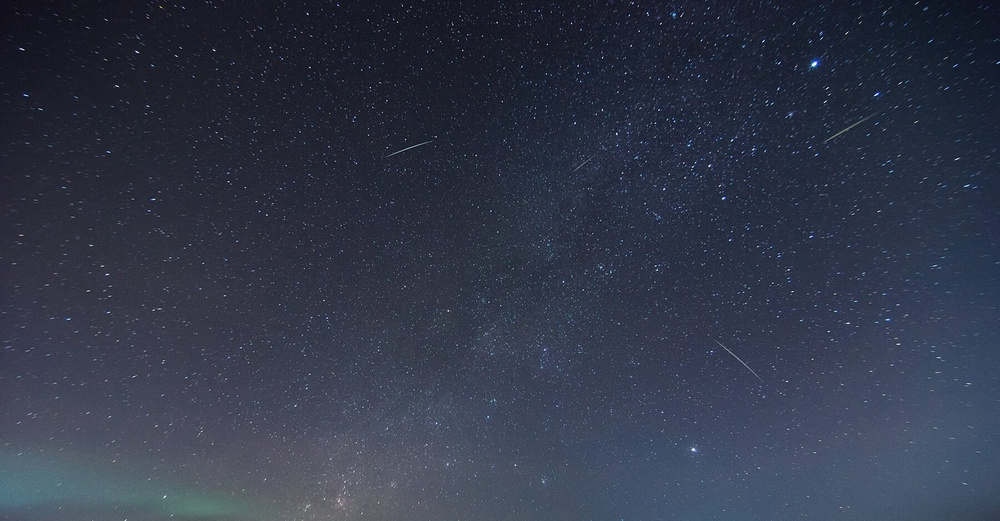
%> input picture meteor.jpg, 1000 x 521 px, shrunk from 1800 x 938 before the run
$ octave Meteor.m   (GNU Octave 9; MATLAB toolbox functions it lacks are replaced by stand-ins)
%> lines starting %> are read from the running program, lines starting %| are printed output that depends on the picture; in (x1, y1, x2, y2) boxes, pixels count from 0 and x2, y2 are one past the last pixel; in counts of white or black regions, pixels touching at a corner belong together; the program's own positions count from 1
clc
clear all
RGB = imread('Meteor.jpg');
%> RGB is the input picture: size 521x1000x3 uint8; mean R, G, B 49.2, 55.5, 73
gray_image = rgb2gray(RGB)
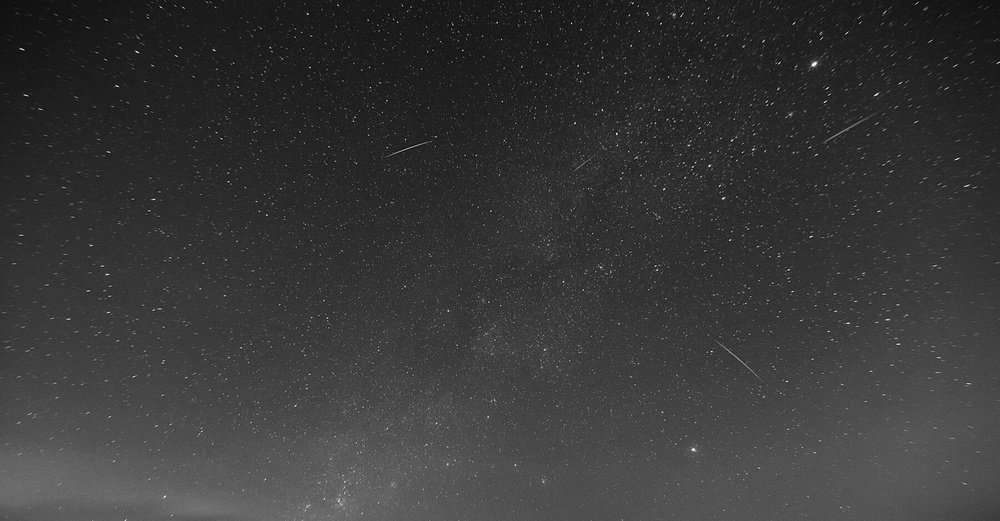
%> gray_image: size 521x1000 uint8; min 1, max 250, mean 55.6
binary_image = im2bw(gray_image)
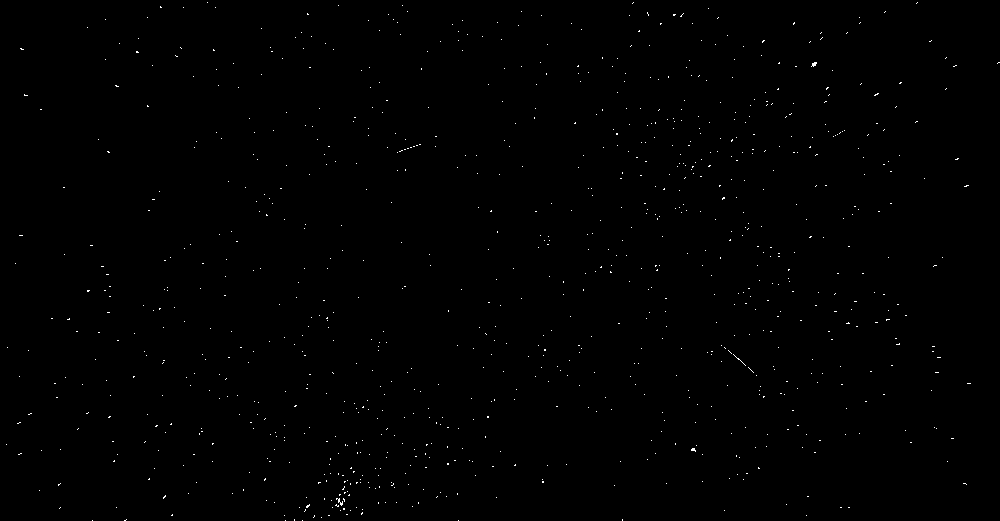
%> binary_image: size 521x1000 logical; 0.29% white in thin lines or dots

figure(1)
subplot(3,2,1); imshow(RGB); title('RGB Image');
subplot(3,2,2); imshow(gray_image); title('Grayscale Image');
subplot(3,2,3); imshow(binary_image); title('Binary Image');

rotI = imrotate(binary_image,10,'crop')
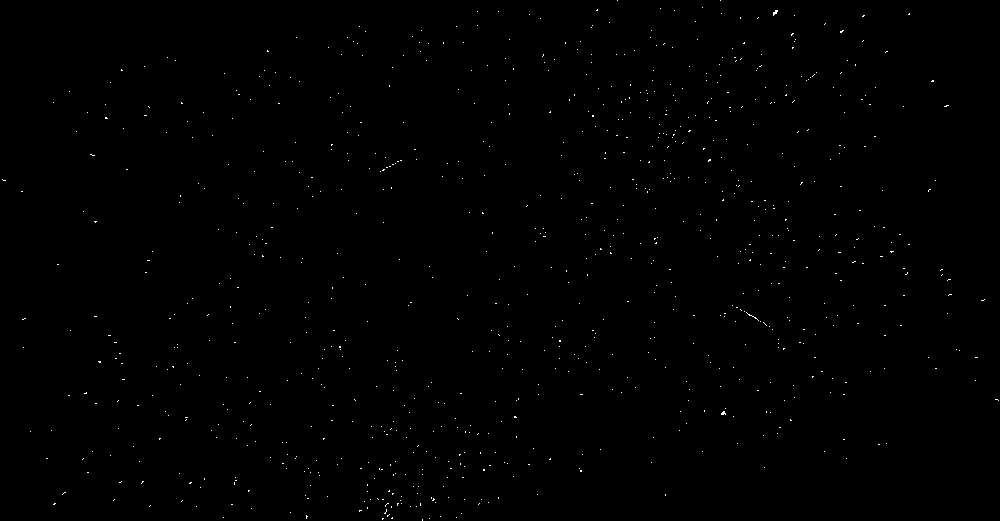
%> rotI: size 521x1000 logical; 0.26% white in thin lines or dots
subplot(3,2,4); imshow(rotI); title('Rotated by 2 degrees')

image_smoothing = medfilt2(binary_image)
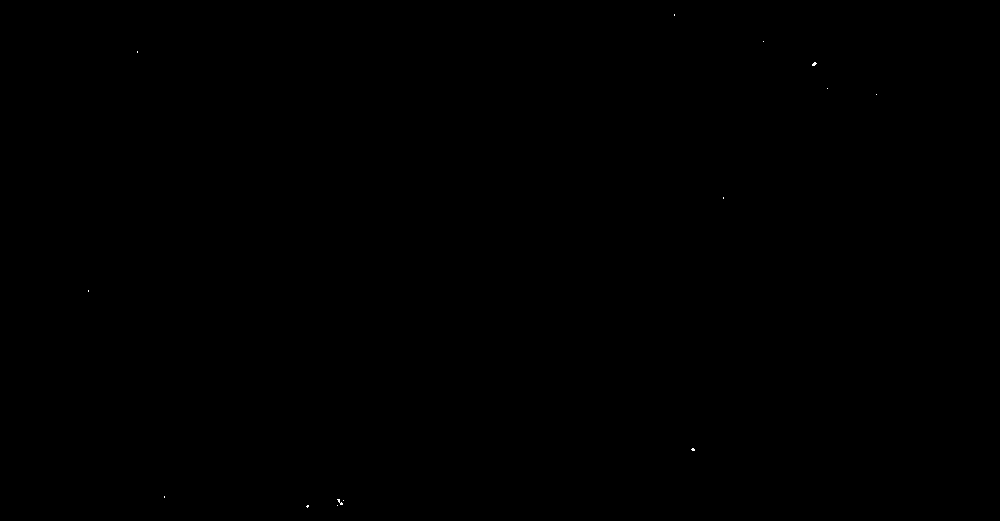
%> image_smoothing: size 521x1000 logical; 0.01% white in thin lines or dots, all inside (x1, y1, x2, y2) = (88, 14, 877, 508)
subplot(3,2,5); imshow(image_smoothing); title('Smoothened Image')

BW =edge(rotI)
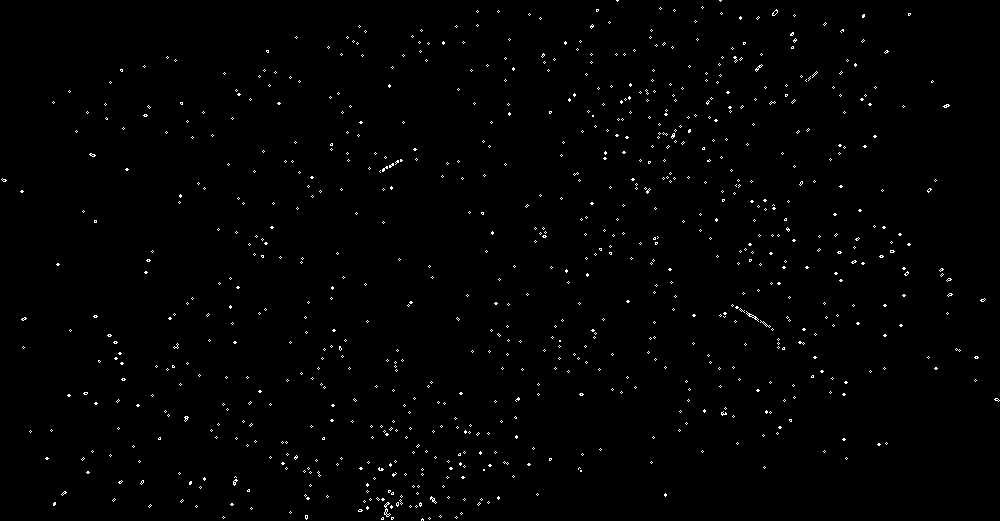
%> BW: size 521x1000 logical; 0.88% white in thin lines or dots
subplot(3,2,6); imshow(BW); title('Edge detected')

[H,theta,rho] = hough(BW)
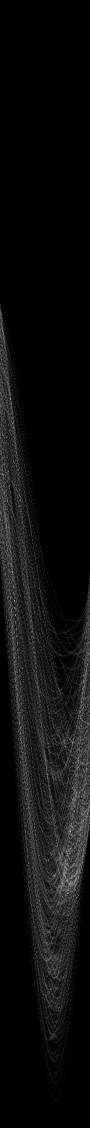
%> H: size 2255x180 double (shown at 1/2 size); min 0, max 37, mean 2; drawn with min black and max white
%> theta = 180 values from -90 to 89; rho = 2255 values from -1127 to 1127
P = houghpeaks(H,5,'threshold',ceil(0.3*max(H(:))))
%> P = [1663 141; 1230 31; 1711 136; 1487 146; 1745 155]
lines = houghlines(BW,theta,rho,P,'FillGap',5,'MinLength',7)
%> lines = 5 lines; point1 to point2 (x, y): (734, 306) to (757, 320), (398, 161) to (381, 173), (763, 323) to (774, 330), (756, 70) to (762, 65), (122, 354) to (116, 359)

figure, imshow(rotI), hold on
max_len = 0;
for k = 1:length(lines)
   xy = [lines(k).point1; lines(k).point2];
   plot(xy(:,1),xy(:,2),'LineWidth',2,'Color','green');

   % Plot beginnings and ends of lines
   plot(xy(1,1),xy(1,2),'x','LineWidth',2,'Color','yellow');
   plot(xy(2,1),xy(2,2),'x','LineWidth',2,'Color','red');

   % Determine the endpoints of the longest line segment
   len = norm(lines(k).point1 - lines(k).point2);
   if ( len > max_len)
      max_len = len;
      xy_long = xy;
   end
end
%> this loop made 5 passes
%> (len, max_len, xy_long) on pass 1: (26.93, 26.93, [734 306; 757 320])
%> (xy, len) on passes 2 to 5: ([763 323; 774 330], 13.04), ([756 70; 762 65], 7.81), ([398 161; 381 173], 20.81), ([122 354; 116 359], 7.81)
% highlight the longest line segment
plot(xy_long(:,1),xy_long(:,2),'LineWidth',2,'Color','red');
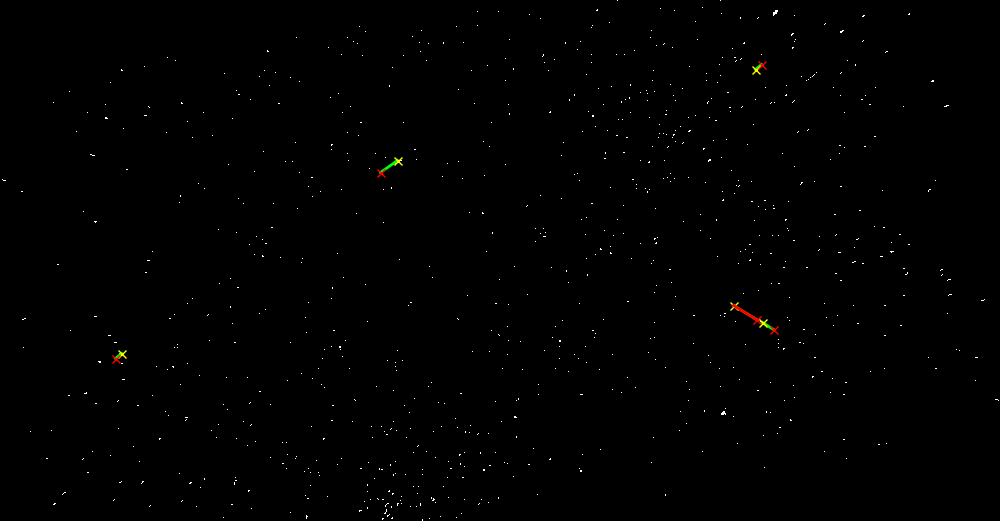
%> figure redrawn from the program's plot data
